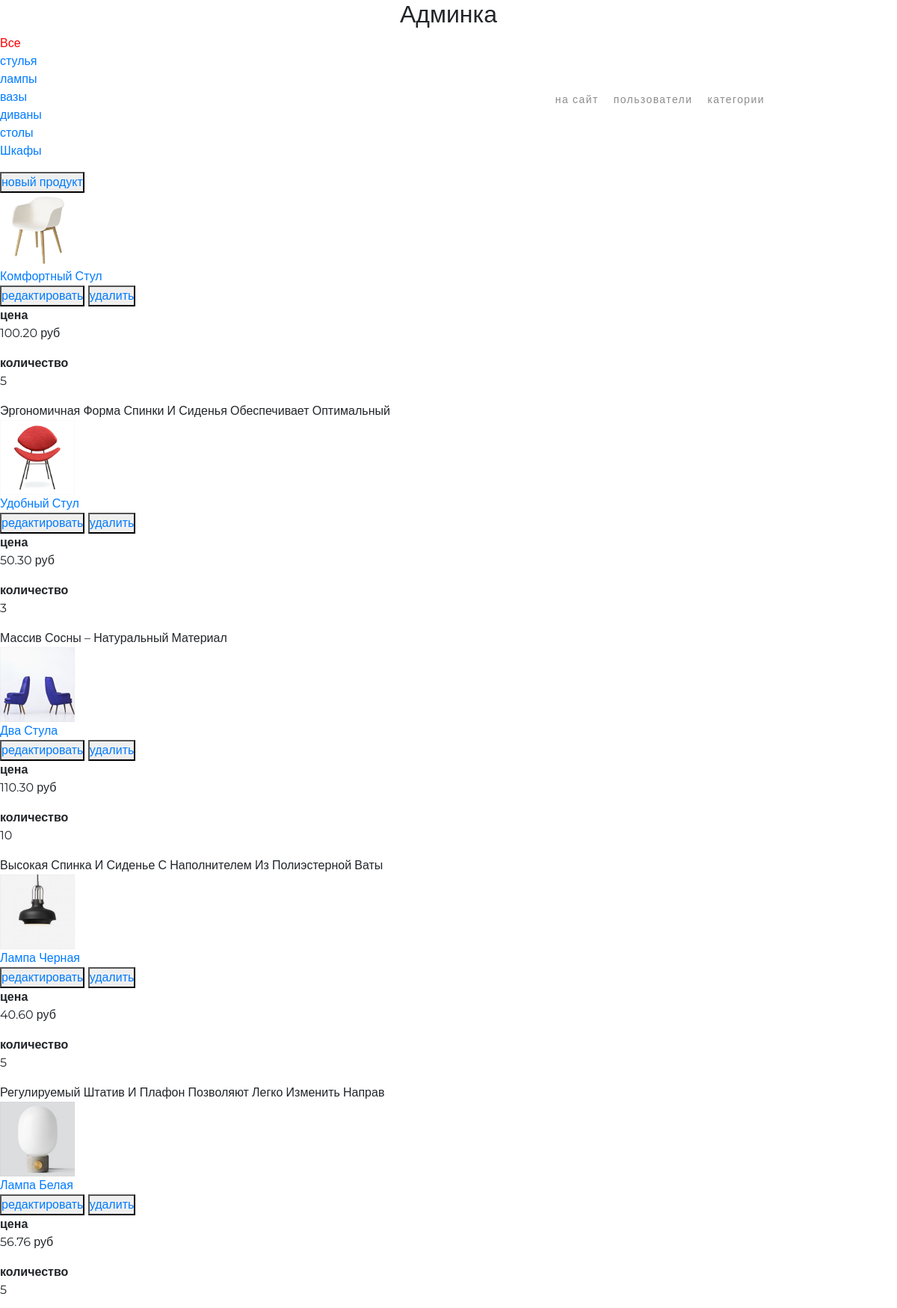
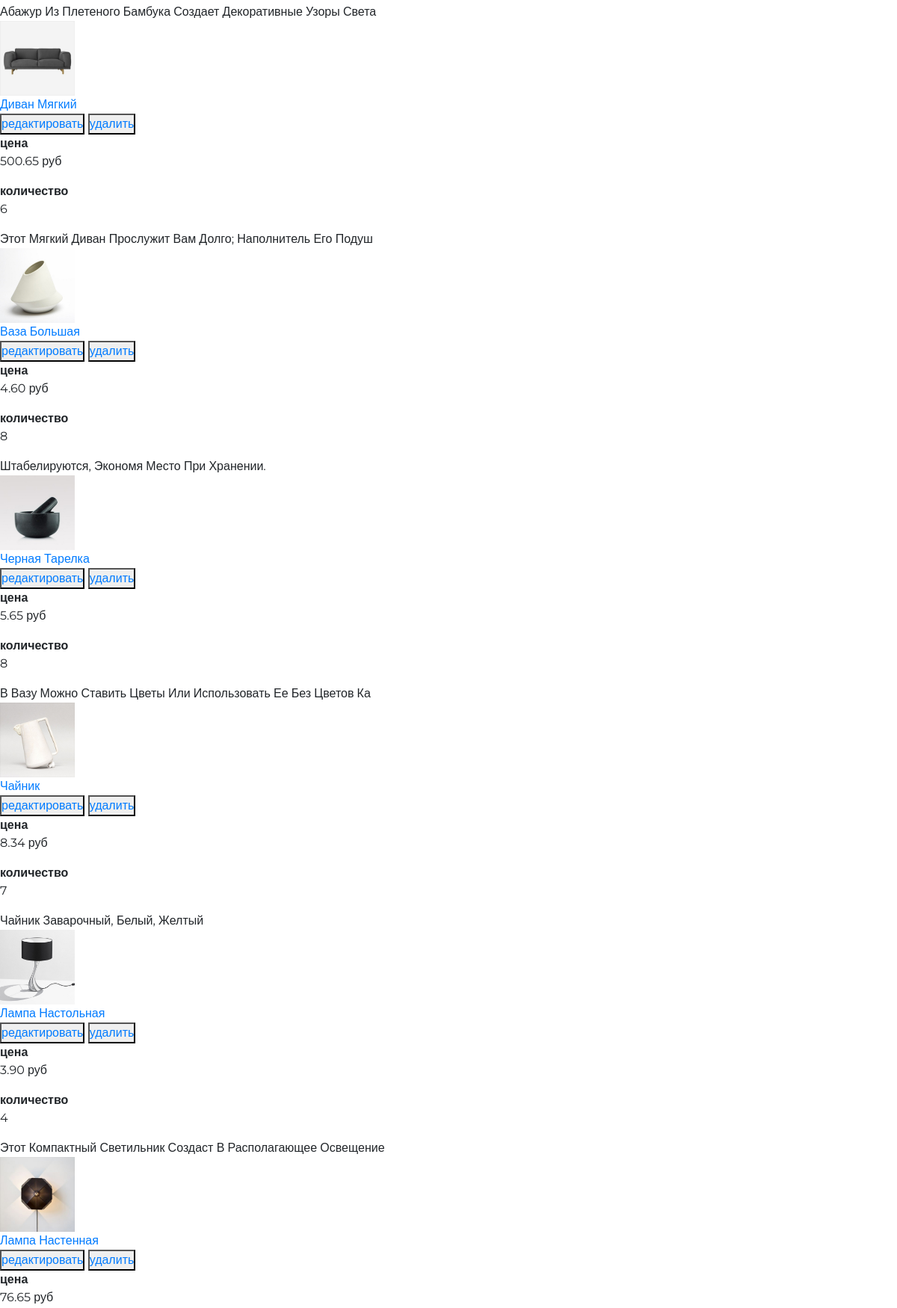
The page /admin_custom/products/read/ (signed in, upper part) on the database its author committed (2 pictures, top to bottom).
### mainapp/models.py (models this page shows, shortened)
class ProductCategory (models.Model):
    class Meta:
        verbose_name = 'Категория'
        verbose_name_plural = 'Категории'
    name = models.CharField(verbose_name='имя', max_length=64, unique=True)
    description = models.TextField(verbose_name='описание', blank=True)
    is_active = models.BooleanField(verbose_name='активен', default=True)

class Product(models.Model):
    class Meta:
        verbose_name = 'Продукт'
        verbose_name_plural = 'Продукты'
    category = models.ForeignKey(ProductCategory, on_delete=models.CASCADE)
    name = models.CharField(verbose_name='имя продукта', max_length=128)
    image = models.ImageField(upload_to='products_images', blank=True)
    short_desc = models.CharField(verbose_name='краткое описание продукта', max_length=60, blank=True)
    description = models.TextField(verbose_name='описание продукта', blank=True)
    price = models.DecimalField(verbose_name='цена', max_digits=8, decimal_places=2, default=0)
    quantity = models.PositiveIntegerField(verbose_name='в наличии', default=0)
    is_hot = models.BooleanField(verbose_name='горячее предложение', default=False)
    is_active = models.BooleanField(verbose_name='активен', default=True)

### adminapp/views.py (the view)
# urls.py: path('products/read/', adminapp.ProductListView.as_view(), name='products'),
class ProductListView(IsSuperUserView, ListView):
    model = Product
    template_name = 'adminapp/products.html'
    def get_queryset(self):
        queryset = super(ProductListView, self).get_queryset()
        if self.kwargs.get('category_pk'):
            queryset = queryset.filter(category=self.kwargs.get('category_pk'))
        return queryset
    def get_context_data(self, *, object_list=None, **kwargs):
        context = super(ProductListView, self).get_context_data(**kwargs)
        context['title'] = 'Все продукты, Админка'
        context['categories'] = ProductCategory.objects.all()
        return context

### adminapp/views.py (called while the page is built)
    def test_func(self):
        return self.request.user.is_superuser

### adminapp/templates/adminapp/products.html (shortened to what this page needs)
{% extends 'adminapp/base.html' %}
{% load staticfiles %}
{% block content %}
    {% include 'adminapp/includes/inc_category_menu.html' %}
  <div class="products_list">
    <button class="new_product">
      <a href={% url 'admin_custom:product_create'%}>новый продукт</a>
    </button>
    {% for object in object_list %}
      <div class="product_record">
        <img
          src="/media/{{object.image|default:'products_images/default.jpg'}}"
          alt="{{ object.name }}">
        <div class="product_name">
            <a href="{% url 'admin_custom:product_read' object.pk %}">{{ object.name|title }}</a>
        </div>
        <div class="product_actions">
          <button>
            <a href={% url 'admin_custom:product_update' object.pk %}>
              редактировать
          </button>
          <button>
            <a href={% url 'admin_custom:product_delete' object.pk %}>
              удалить
          </button>
        </div>
        <div class="summary">
          <b>цена</b>
          <p>{{ object.price }} руб</p>
          <b>количество</b>
          <p>{{ object.quantity }}</p>
        </div>
        <div class="product_desc">
          {{ object.short_desc|title }}
        </div>
      </div>
    {% endfor%}
  </div>
{% endblock %}

### adminapp/templates/adminapp/includes/inc_category_menu.html (shortened to what this page needs)
<ul>
    <li>
        <a href="{% url 'admin_custom:products' %}"
        class="{% if request.resolver_match.url_name == 'products'%}
                active
              {% endif %}">
            Все</a>
    </li>
    {% for category in categories %}
        <li>
            <a href="{% url 'admin_custom:products_by_category' category.pk %}"
             class="">
            {{ category.name }}</a>
        </li>
    {% endfor %}
</ul>

### static/css/style.css (style rules this page uses)
body { font-family: 'Montserrat', sans-serif; max-width: 1366px; min-width: 800px; margin: 0 auto; }
html, body { height: 100%; }
* { padding: 0; margin: 0; }
a { text-decoration: none; }
li { list-style-type: none; }
a.active { color: red; }
.table img, .product_record img, .user_record img { width: 100px; height: 100px; }

### rows shown on the page
ProductCategory: name "стулья"
ProductCategory: name "лампы"
ProductCategory: name "вазы"
ProductCategory: name "диваны"
ProductCategory: name "столы"
ProductCategory: name "Шкафы"
Product: image (picture), name "Комфортный Стул", price "100.20", quantity "5", short_desc "Эргономичная Форма Спинки И Сиденья Обеспечивает Оптимальный"
Product: image (picture), name "Удобный Стул", price "50.30", quantity "3", short_desc "Массив Сосны – Натуральный Материал"
Product: shows a picture, name "Два Стула", price "110.30", quantity "10", short_desc "Высокая Спинка И Сиденье С Наполнителем Из Полиэстерной Ваты"
Product: image (picture), name "Лампа Черная", price "40.60", quantity "5", short_desc "Регулируемый Штатив И Плафон Позволяют Легко Изменить Направ"
Product: image (picture), name "Лампа Белая", price "56.76", quantity "5", short_desc "Абажур Из Плетеного Бамбука Создает Декоративные Узоры Света"
Product: image (picture), name "Диван Мягкий", price "500.65", quantity "6", short_desc "Этот Мягкий Диван Прослужит Вам Долго; Наполнитель Его Подуш"
Product: image (picture), name "Ваза Большая", price "4.60", quantity "8", short_desc "Штабелируются, Экономя Место При Хранении."
Product: image (picture), name "Черная Тарелка", price "5.65", quantity "8", short_desc "В Вазу Можно Ставить Цветы Или Использовать Ее Без Цветов Ка"
Product: image (picture), name "Чайник", price "8.34", quantity "7", short_desc "Чайник Заварочный, Белый, Желтый"
Product: image (picture), name "Лампа Настольная", price "3.90", quantity "4", short_desc "Этот Компактный Светильник Создаст В Располагающее Освещение"
Product: image (picture), name "Лампа Настенная", price "76.65"
